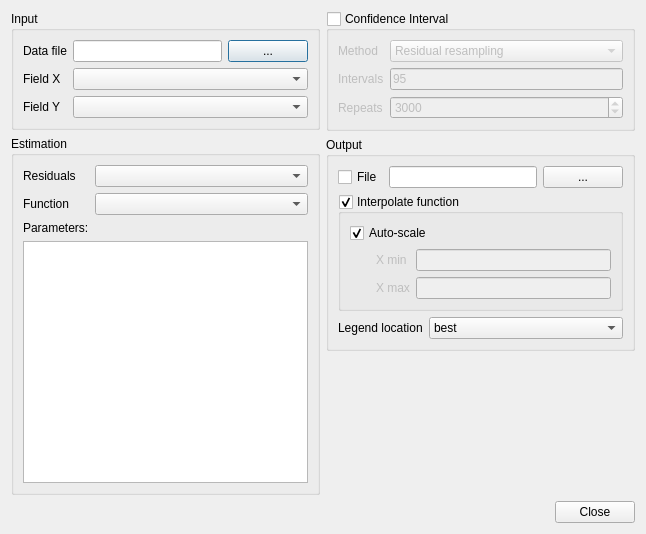
<?xml version="1.0" encoding="UTF-8"?>
<ui version="4.0">
 <class>dialog</class>
 <widget class="QDialog" name="dialog">
  <property name="geometry">
   <rect>
    <x>0</x>
    <y>0</y>
    <width>646</width>
    <height>534</height>
   </rect>
  </property>
  <property name="windowTitle">
   <string>PyQt-Fit - 1D Function Fitting</string>
  </property>
  <layout class="QGridLayout" name="gridLayout_6">
   <item row="0" column="0">
    <layout class="QVBoxLayout" name="verticalLayout">
     <item>
      <widget class="QGroupBox" name="groupBox_4">
       <property name="title">
        <string>Input</string>
       </property>
       <layout class="QGridLayout" name="gridLayout_3">
        <item row="0" column="0">
         <widget class="QLabel" name="label">
          <property name="text">
           <string>Data file</string>
          </property>
         </widget>
        </item>
        <item row="0" column="1">
         <layout class="QHBoxLayout" name="horizontalLayout_2">
          <item>
           <widget class="QLineEdit" name="inputFile"/>
          </item>
          <item>
           <widget class="QPushButton" name="selectInputFile">
            <property name="text">
             <string>...</string>
            </property>
           </widget>
          </item>
         </layout>
        </item>
        <item row="1" column="0">
         <widget class="QLabel" name="label_2">
          <property name="text">
           <string>Field X</string>
          </property>
         </widget>
        </item>
        <item row="1" column="1">
         <widget class="QComboBox" name="fieldXbox"/>
        </item>
        <item row="2" column="0">
         <widget class="QLabel" name="label_3">
          <property name="text">
           <string>Field Y</string>
          </property>
         </widget>
        </item>
        <item row="2" column="1">
         <widget class="QComboBox" name="fieldYbox"/>
        </item>
       </layout>
      </widget>
     </item>
     <item>
      <widget class="QGroupBox" name="groupBox_3">
       <property name="title">
        <string>Estimation</string>
       </property>
       <layout class="QGridLayout" name="gridLayout_2" columnstretch="0,1">
        <item row="0" column="0">
         <widget class="QLabel" name="label_5">
          <property name="text">
           <string>Residuals</string>
          </property>
         </widget>
        </item>
        <item row="0" column="1">
         <widget class="QComboBox" name="residuals"/>
        </item>
        <item row="1" column="0">
         <widget class="QLabel" name="label_4">
          <property name="text">
           <string>Function</string>
          </property>
         </widget>
        </item>
        <item row="1" column="1">
         <widget class="QComboBox" name="function"/>
        </item>
        <item row="2" column="0">
         <widget class="QLabel" name="label_6">
          <property name="text">
           <string>Parameters:</string>
          </property>
         </widget>
        </item>
        <item row="3" column="0" colspan="2">
         <widget class="QTableView" name="parameters"/>
        </item>
       </layout>
      </widget>
     </item>
    </layout>
   </item>
   <item row="0" column="1">
    <layout class="QVBoxLayout" name="verticalLayout_2">
     <item>
      <widget class="QGroupBox" name="computeCI">
       <property name="title">
        <string>Confidence Interval</string>
       </property>
       <property name="checkable">
        <bool>true</bool>
       </property>
       <property name="checked">
        <bool>false</bool>
       </property>
       <layout class="QGridLayout" name="gridLayout">
        <item row="0" column="0">
         <widget class="QLabel" name="label_7">
          <property name="text">
           <string>Method</string>
          </property>
         </widget>
        </item>
        <item row="0" column="1">
         <widget class="QComboBox" name="CImethod">
          <property name="currentIndex">
           <number>1</number>
          </property>
          <item>
           <property name="text">
            <string>Bootstrapping</string>
           </property>
          </item>
          <item>
           <property name="text">
            <string>Residual resampling</string>
           </property>
          </item>
         </widget>
        </item>
        <item row="1" column="0">
         <widget class="QLabel" name="label_8">
          <property name="text">
           <string>Intervals</string>
          </property>
         </widget>
        </item>
        <item row="1" column="1">
         <widget class="QLineEdit" name="CIvalues">
          <property name="text">
           <string>95</string>
          </property>
         </widget>
        </item>
        <item row="2" column="0">
         <widget class="QLabel" name="label_9">
          <property name="text">
           <string>Repeats</string>
          </property>
         </widget>
        </item>
        <item row="2" column="1">
         <widget class="QSpinBox" name="repeats">
          <property name="minimum">
           <number>100</number>
          </property>
          <property name="maximum">
           <number>1000000</number>
          </property>
          <property name="value">
           <number>3000</number>
          </property>
         </widget>
        </item>
       </layout>
      </widget>
     </item>
     <item>
      <widget class="QGroupBox" name="groupBox_2">
       <property name="title">
        <string>Output</string>
       </property>
       <layout class="QGridLayout" name="gridLayout_5" columnstretch="0,1">
        <item row="0" column="0" colspan="2">
         <layout class="QHBoxLayout" name="horizontalLayout">
          <item>
           <widget class="QCheckBox" name="checkBox">
            <property name="text">
             <string>File</string>
            </property>
           </widget>
          </item>
          <item>
           <widget class="QLineEdit" name="outputFile"/>
          </item>
          <item>
           <widget class="QPushButton" name="selectOutputFile">
            <property name="text">
             <string>...</string>
            </property>
           </widget>
          </item>
         </layout>
        </item>
        <item row="1" column="0" colspan="2">
         <widget class="QGroupBox" name="interpolate">
          <property name="title">
           <string>Interpolate function</string>
          </property>
          <property name="checkable">
           <bool>true</bool>
          </property>
          <layout class="QGridLayout" name="gridLayout_4" columnstretch="0,0,1">
           <item row="0" column="0" colspan="3">
            <widget class="QCheckBox" name="autoScale">
             <property name="text">
              <string>Auto-scale</string>
             </property>
             <property name="checked">
              <bool>true</bool>
             </property>
            </widget>
           </item>
           <item row="1" column="0">
            <spacer name="horizontalSpacer">
             <property name="orientation">
              <enum>Qt::Horizontal</enum>
             </property>
             <property name="sizeHint" stdset="0">
              <size>
               <width>20</width>
               <height>20</height>
              </size>
             </property>
            </spacer>
           </item>
           <item row="1" column="1">
            <widget class="QLabel" name="label_10">
             <property name="enabled">
              <bool>false</bool>
             </property>
             <property name="text">
              <string>X min</string>
             </property>
            </widget>
           </item>
           <item row="1" column="2">
            <widget class="QLineEdit" name="xMin">
             <property name="enabled">
              <bool>false</bool>
             </property>
            </widget>
           </item>
           <item row="2" column="0">
            <spacer name="horizontalSpacer_2">
             <property name="orientation">
              <enum>Qt::Horizontal</enum>
             </property>
             <property name="sizeHint" stdset="0">
              <size>
               <width>20</width>
               <height>20</height>
              </size>
             </property>
            </spacer>
           </item>
           <item row="2" column="1">
            <widget class="QLabel" name="label_11">
             <property name="enabled">
              <bool>false</bool>
             </property>
             <property name="text">
              <string>X max</string>
             </property>
            </widget>
           </item>
           <item row="2" column="2">
            <widget class="QLineEdit" name="xMax">
             <property name="enabled">
              <bool>false</bool>
             </property>
            </widget>
           </item>
          </layout>
         </widget>
        </item>
        <item row="2" column="0">
         <widget class="QLabel" name="label_12">
          <property name="text">
           <string>Legend location</string>
          </property>
         </widget>
        </item>
        <item row="2" column="1">
         <widget class="QComboBox" name="legendLocation">
          <item>
           <property name="text">
            <string>best</string>
           </property>
          </item>
          <item>
           <property name="text">
            <string>upper right</string>
           </property>
          </item>
          <item>
           <property name="text">
            <string>upper left</string>
           </property>
          </item>
          <item>
           <property name="text">
            <string>lower left</string>
           </property>
          </item>
          <item>
           <property name="text">
            <string>lower right</string>
           </property>
          </item>
          <item>
           <property name="text">
            <string>center left</string>
           </property>
          </item>
          <item>
           <property name="text">
            <string>center right</string>
           </property>
          </item>
          <item>
           <property name="text">
            <string>lower center</string>
           </property>
          </item>
          <item>
           <property name="text">
            <string>upper center</string>
           </property>
          </item>
          <item>
           <property name="text">
            <string>center</string>
           </property>
          </item>
         </widget>
        </item>
       </layout>
      </widget>
     </item>
     <item>
      <spacer name="verticalSpacer">
       <property name="orientation">
        <enum>Qt::Vertical</enum>
       </property>
       <property name="sizeHint" stdset="0">
        <size>
         <width>20</width>
         <height>40</height>
        </size>
       </property>
      </spacer>
     </item>
    </layout>
   </item>
   <item row="1" column="0" colspan="2">
    <widget class="QDialogButtonBox" name="buttonBox">
     <property name="orientation">
      <enum>Qt::Horizontal</enum>
     </property>
     <property name="standardButtons">
      <set>QDialogButtonBox::Close</set>
     </property>
    </widget>
   </item>
  </layout>
 </widget>
 <resources/>
 <connections>
  <connection>
   <sender>buttonBox</sender>
   <signal>accepted()</signal>
   <receiver>dialog</receiver>
   <slot>accept()</slot>
   <hints>
    <hint type="sourcelabel">
     <x>169</x>
     <y>464</y>
    </hint>
    <hint type="destinationlabel">
     <x>157</x>
     <y>274</y>
    </hint>
   </hints>
  </connection>
  <connection>
   <sender>buttonBox</sender>
   <signal>rejected()</signal>
   <receiver>dialog</receiver>
   <slot>reject()</slot>
   <hints>
    <hint type="sourcelabel">
     <x>169</x>
     <y>464</y>
    </hint>
    <hint type="destinationlabel">
     <x>286</x>
     <y>274</y>
    </hint>
   </hints>
  </connection>
  <connection>
   <sender>autoScale</sender>
   <signal>toggled(bool)</signal>
   <receiver>label_10</receiver>
   <slot>setDisabled(bool)</slot>
   <hints>
    <hint type="sourcelabel">
     <x>359</x>
     <y>206</y>
    </hint>
    <hint type="destinationlabel">
     <x>406</x>
     <y>225</y>
    </hint>
   </hints>
  </connection>
  <connection>
   <sender>autoScale</sender>
   <signal>toggled(bool)</signal>
   <receiver>label_11</receiver>
   <slot>setDisabled(bool)</slot>
   <hints>
    <hint type="sourcelabel">
     <x>342</x>
     <y>205</y>
    </hint>
    <hint type="destinationlabel">
     <x>408</x>
     <y>258</y>
    </hint>
   </hints>
  </connection>
  <connection>
   <sender>autoScale</sender>
   <signal>toggled(bool)</signal>
   <receiver>xMin</receiver>
   <slot>setDisabled(bool)</slot>
   <hints>
    <hint type="sourcelabel">
     <x>407</x>
     <y>197</y>
    </hint>
    <hint type="destinationlabel">
     <x>478</x>
     <y>227</y>
    </hint>
   </hints>
  </connection>
  <connection>
   <sender>autoScale</sender>
   <signal>toggled(bool)</signal>
   <receiver>xMax</receiver>
   <slot>setDisabled(bool)</slot>
   <hints>
    <hint type="sourcelabel">
     <x>376</x>
     <y>199</y>
    </hint>
    <hint type="destinationlabel">
     <x>469</x>
     <y>258</y>
    </hint>
   </hints>
  </connection>
 </connections>
</ui>
